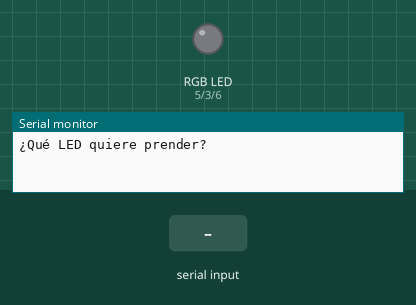
Recording of a sketch running on a simulated Arduino Uno, built with avr-gcc and run on an emulated ATmega328P. Parts: an RGB LED mixed from three pins (HIGH = lit), the last lines printed to the serial monitor. The test bench sets the inputs (shaded band).

Above: at 1.2 s.
1.3 s: "1\n" received over Serial
At 2.1 s:
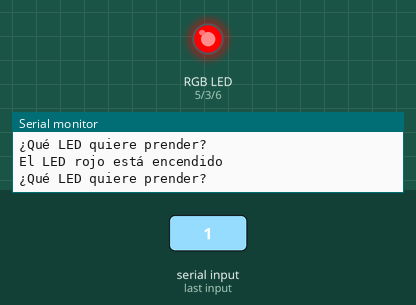
3.8 s: "2\n" received over Serial
At 4.2 s:
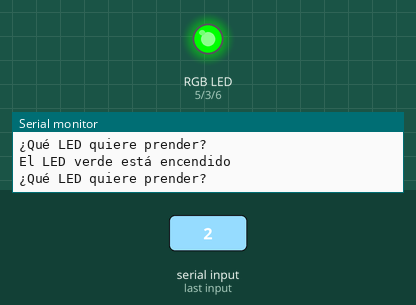
6.3 s: "3\n" received over Serial
At 7.1 s:
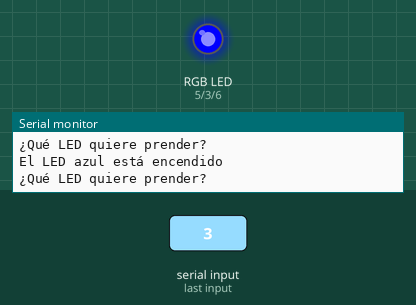
8.8 s: "4\n" received over Serial
At 9.2 s:
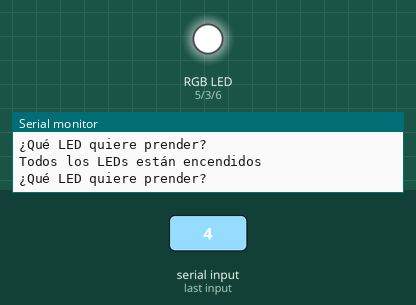
11.3 s: "5\n" received over Serial
At 12.1 s:
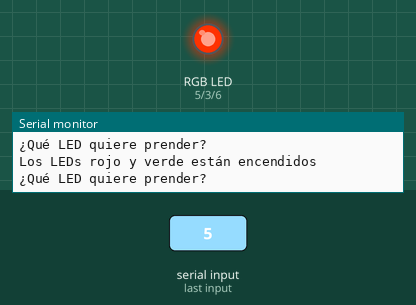
13.8 s: "2\n" received over Serial
At 14.2 s:
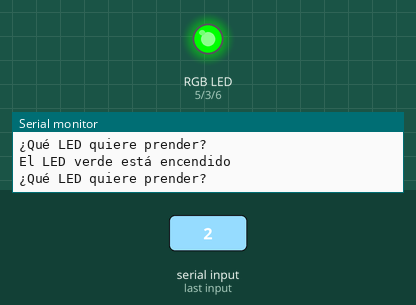
Timing chart, 0 to 16.8 s (numbered marks = the images above; inputs shaded):
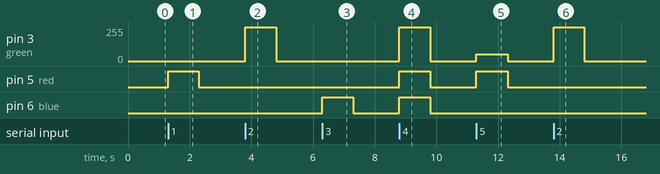

Measured:
- after the input at 1.3 s, pin 5 (red): LOW → HIGH at once, → LOW 1.0 s later
- after the input at 3.8 s, pin 3 (green): 0/255 → 255/255 at once, → 0/255 1.0 s later
- after the input at 6.3 s, pin 6 (blue): LOW → HIGH at once, → LOW 1.0 s later
- after the input at 8.8 s, pin 3 (green): 0/255 → 255/255 at once, → 0/255 1.0 s later; pin 5 (red), pin 6 (blue): LOW → HIGH at once, → LOW 1.0 s later
- after the input at 11.3 s, pin 3 (green): 0/255 → 50/255 at once, → 0/255 1.0 s later; pin 5 (red): LOW → HIGH at once, → LOW 1.0 s later
- after the input at 13.8 s, pin 3 (green): 0/255 → 255/255 at once, → 0/255 1.0 s later

The sketch:

sketch_nov4a.ino
```cpp
int red = 5;
int green = 3;
int blue = 6;
String msg = "¿Qué LED quiere prender?";
void setup() {
  // put your setup code here, to run once:
  Serial.begin(9600);
  pinMode(green, OUTPUT);
  pinMode(blue, OUTPUT);
  pinMode(red, OUTPUT);
}

void loop() {
  // put your main code here, to run repeatedly:
  Serial.println(msg);
  while (Serial.available() == 0) {
  }
  switch (int ledColor = Serial.parseInt()) {
    case 1:
      digitalWrite(red, HIGH);
      digitalWrite(green, LOW);
      digitalWrite(blue, LOW);
      Serial.println("El LED rojo está encendido");
      break;

    case 2:
      digitalWrite(red, LOW);
      digitalWrite(green, HIGH);
      digitalWrite(blue, LOW);
      Serial.println("El LED verde está encendido");
      break;

    case 3:
      digitalWrite(red, LOW);
      digitalWrite(green, LOW);
      digitalWrite(blue, HIGH);
      Serial.println("El LED azul está encendido");
      break;

    case 4:
      digitalWrite(red, HIGH);
      digitalWrite(blue, HIGH);
      digitalWrite(green, HIGH);
      Serial.println("Todos los LEDs están encendidos");
      break;

    case 5:
      analogWrite(red, 255);
      analogWrite(green, 50);
      analogWrite(blue, 0);
      Serial.println("Los LEDs rojo y verde están encendidos");
      break;

    case 6:
      analogWrite(red, 255);
      analogWrite(green, 0);
      analogWrite(blue, 150);
      Serial.println("Los LEDs rojo y azul están encendidos");
      break;

    case 7:
      analogWrite(red, 0);
      analogWrite(green, 255);
      analogWrite(blue, 100);
      Serial.println("Los LEDs verde y azul están encendidos");
      break;

    default:
      digitalWrite(green, LOW);
      digitalWrite(blue, LOW);
      digitalWrite(red, LOW);
      Serial.println("Ningún LED está encendido");
  }
  Serial.println();
}
```
